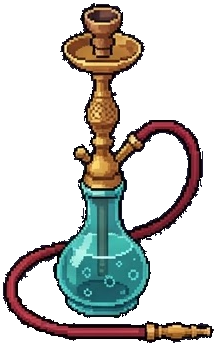
#> input picture assets/prop-src/prop_arb_hookah.png, 217 x 346 px
$ python cut_secrets.py ../../assets/prop-src/prop_arb_hookah.png
#> lines starting #> are read from the running program, lines starting #| are printed output that depends on the picture; after the words box and inside, x2 and y2 are one past the last pixel; in counts of white or black regions, pixels touching at a corner belong together
#!/usr/bin/env python3
"""シークレット(UMA)のアイコンを Stitch の生成物から作る。

    python3 tools/assets/cut_secrets.py <raw/*.png ...> [--out assets/ui/icons] [--size 32]

出力は製品アイコンと同じ土俵（assets/ui/icons/prod-<id>.png・32x32）に置く。
UIは parts.mjs の prodIcon() 1本で出しているので、シークレットだけ別系統にはしない。

やること: マゼンタ背景を縁から flood fill で抜く → 中身の外接矩形で切る →
正方キャンバスに収めて size へ縮小 → α2値化 → PNG8。
1024px から 32px は 32分の1なので、点で間引く NEAREST では絵が消える。
ここは LANCZOS で潰してから α を2値に戻す（縁のにじみは切り捨てる）。
"""
import argparse
import os
from collections import deque

import numpy as np
from PIL import Image

ROOT = os.path.dirname(os.path.dirname(os.path.dirname(os.path.abspath(__file__))))


def key_out(im):
    """縁からの flood fill でマゼンタだけ抜く（中の紫や桃色は守る）"""
    im = im.convert('RGBA')
#> im is the input picture: PIL image 217x346 RGBA; mean R, G, B, A 28.4, 27.5, 24.2, 81.2
    w, h = im.size
#> w = 217; h = 346
    a = np.asarray(im).astype(int)
    r, g, b = a[:, :, 0], a[:, :, 1], a[:, :, 2]
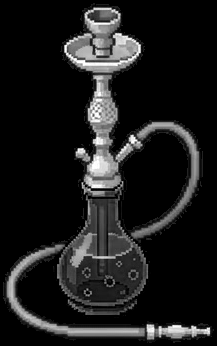
#> r: shape (346, 217) int64; min 0, max 255, mean 28.4
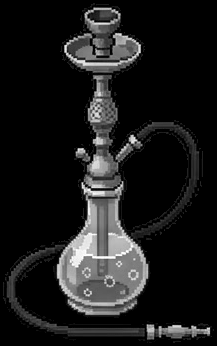
#> g: shape (346, 217) int64; min 0, max 255, mean 27.5
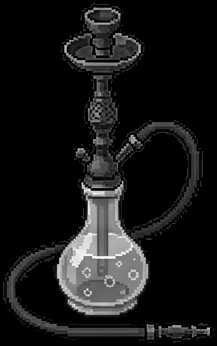
#> b: shape (346, 217) int64; min 0, max 255, mean 24.2
    mag = (r > 150) & (b > 150) & (g < 110) & (r - g > 60) & (b - g > 60)
#> mag: shape (346, 217) bool; every value is 0
    seen = np.zeros((h, w), bool)
    q = deque()
    for x in range(w):
        for y in (0, h - 1):
            if mag[y, x] and not seen[y, x]:
                seen[y, x] = True; q.append((x, y))
    for y in range(h):
        for x in (0, w - 1):
            if mag[y, x] and not seen[y, x]:
                seen[y, x] = True; q.append((x, y))
    while q:
        x, y = q.popleft()
        for dx, dy in ((1, 0), (-1, 0), (0, 1), (0, -1)):
            nx, ny = x + dx, y + dy
            if 0 <= nx < w and 0 <= ny < h and mag[ny, nx] and not seen[ny, nx]:
                seen[ny, nx] = True; q.append((nx, ny))
    out = np.array(np.asarray(im))
    out[:, :, 3] = np.where(seen, 0, out[:, :, 3])
    # 縁に残るマゼンタのハロー（アンチエイリアスの中間色）も落とす
    halo = (~seen) & mag
    out[:, :, 3] = np.where(halo, 0, out[:, :, 3])
    return Image.fromarray(out, 'RGBA')


def make(src, out_dir, size):
    im = key_out(Image.open(src))
    bb = im.getbbox()
#> bb = (3, 3, 214, 343)
    if not bb:
        print(f'!! {src}: マゼンタを抜いたら何も残らない'); return None
    im = im.crop(bb)
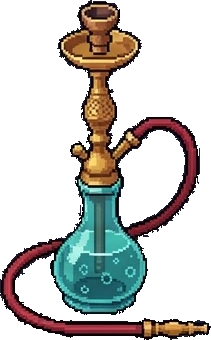
#> im: PIL image 211x340 RGBA; mean R, G, B, A 29.7, 28.8, 25.3, 85; transparent parts drawn white
    # 正方に収める（図鑑のマスが正方なので、ここで揃えると CSS が1種類で済む）
    s = max(im.size)
#> s = 340
    sq = Image.new('RGBA', (s, s), (0, 0, 0, 0))
#> sq: PIL image 340x340 RGBA; every value is 0
    sq.paste(im, ((s - im.width) // 2, (s - im.height) // 2))
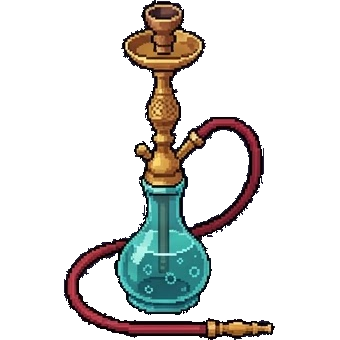
#> sq: PIL image 340x340 RGBA; mean R, G, B, A 18.4, 17.9, 15.7, 52.8; transparent parts drawn white
    sq = sq.resize((size, size), Image.LANCZOS)
#> sq: PIL image 32x32 RGBA
    q = sq.convert('RGBA')
    alpha = q.getchannel('A').point(lambda v: 255 if v > 128 else 0)
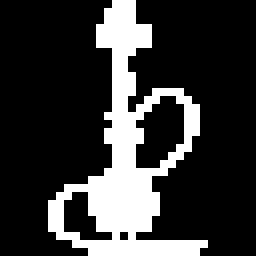
#> alpha: PIL image 32x32 L (shown 8 times larger); 21.3% white; 1 white region, box (x1, y1, x2, y2) and area: (6, 0, 26, 32) 218
    q.putalpha(alpha)
    q = q.quantize(colors=64, method=Image.FASTOCTREE)   # RGBA はこれか libimagequant のみ
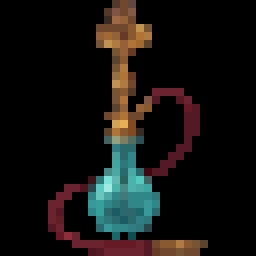
#> q: PIL image 32x32 P (shown 8 times larger); mean R, G, B 20.4, 18.8, 16.5
    name = os.path.splitext(os.path.basename(src))[0]
    path = os.path.join(out_dir, f'prod-{name}.png')
    q.save(path, optimize=True)
    print(f'{path}  {q.size[0]}x{q.size[1]}  {os.path.getsize(path)//1024}KB')
#| assets/ui/icons/prod-prop_arb_hookah.png  32x32  0KB
    return path


if __name__ == '__main__':
    ap = argparse.ArgumentParser()
    ap.add_argument('src', nargs='+')
    ap.add_argument('--out', default=os.path.join(ROOT, 'assets', 'ui', 'icons'))
    ap.add_argument('--size', type=int, default=32)
    a = ap.parse_args()
    os.makedirs(a.out, exist_ok=True)
    for f in a.src:
        make(f, a.out, a.size)

$ run again, on assets/prop-src/prop_arb_sofa.png
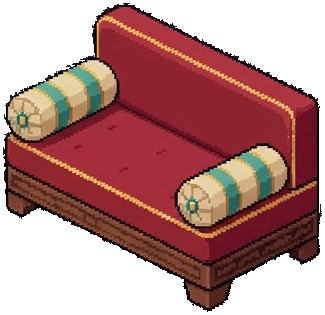
#> input picture assets/prop-src/prop_arb_sofa.png, 325 x 315 px
#> in key_out, im is the input picture: PIL image 325x315 RGBA; mean R, G, B, A 83.9, 38.4, 36.7, 157.5
#> in key_out, `r, g, b = a[:, :, 0], a[:, :, 1], a[:, :, 2]`:
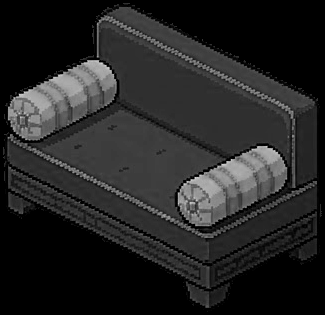
#> b: shape (315, 325) int64; min 0, max 212, mean 36.7
#> mag: shape (315, 325) bool; every value is 0
#> bb = (3, 3, 322, 312)
#> im: PIL image 319x309 RGBA
#> alpha: PIL image 32x32 L; 62.6% white; 2 black regions, box (x1, y1, x2, y2) and area: (0, 21, 32, 32) 200, (0, 0, 32, 10) 183
#> in make, `q = q.quantize(colors=64, method=Image.FASTOCTREE)`:
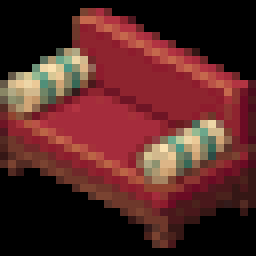
#> q: PIL image 32x32 P (shown 8 times larger); mean R, G, B 85.3, 39, 37.2
#| assets/ui/icons/prod-prop_arb_sofa.png  32x32  0KB

$ run again, on assets/prop-src/prop_bee_chair.png
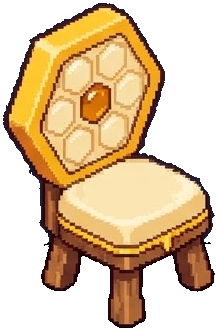
#> input picture assets/prop-src/prop_bee_chair.png, 218 x 331 px
#> in key_out, im is the input picture: PIL image 218x331 RGBA; mean R, G, B, A 108.2, 82.5, 48.4, 141.5
#> in key_out, `r, g, b = a[:, :, 0], a[:, :, 1], a[:, :, 2]`:
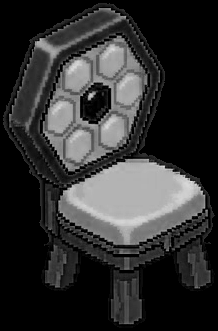
#> b: shape (331, 218) int64; min 0, max 222, mean 48.4
#> mag: shape (331, 218) bool; every value is 0
#> bb = (3, 3, 215, 328)
#> im: PIL image 212x325 RGBA
#> alpha: PIL image 32x32 L; 37.7% white; 1 white region, box (x1, y1, x2, y2) and area: (6, 0, 26, 32) 386
#> in make, `q = q.quantize(colors=64, method=Image.FASTOCTREE)`:
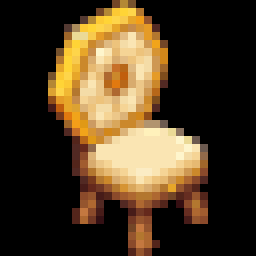
#> q: PIL image 32x32 P (shown 8 times larger); mean R, G, B 74.6, 57, 33.2
#| assets/ui/icons/prod-prop_bee_chair.png  32x32  0KB
